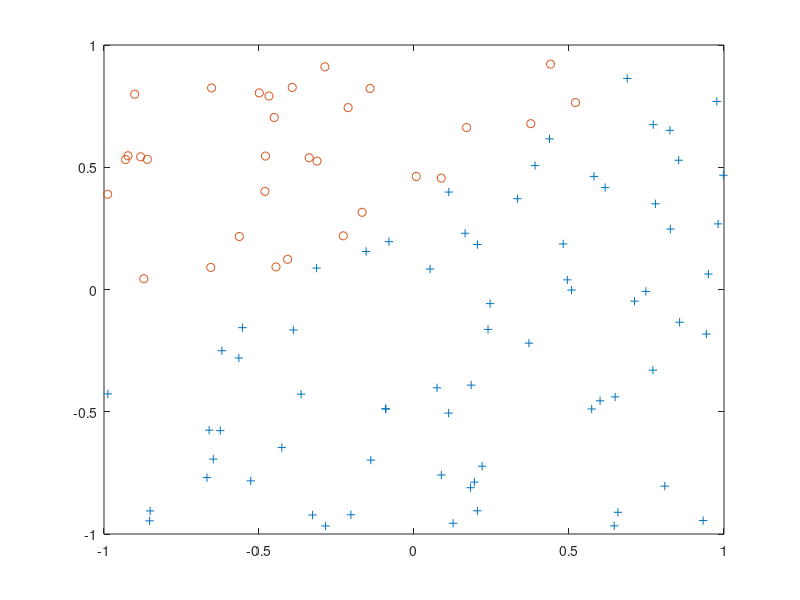

Reproduce this figure in MATLAB. (Note: this script raises an error after producing the figure.)
n = 100;
ext = 1;
incorrect = 0;
incorrectout = 0;


for runs=1:1
	% Generate the points.
	 x1 = (rand(n, 1) - 0.5)*2;
	 x2 = (rand(n, 1) - 0.5)*2;
	
	% Draw a random line in the area.
	 point = (rand(2, 1) - 0.5)*2;
	 point2 = (rand(2, 1) - 0.5)*2;
	 slope = (point2(2) - point(2)) / (point2(1) - point(1));
	 intercept = point(2) - slope * point(1);
	
	% Assign the dependent values. if y(x1, x2) > x, make it +1
	 y = (x1 * slope + intercept > x2) * 2 - 1;
     
	% Return the values.
    data = horzcat(x1, x2, y);

%% Plot

%Setting up points
        yplus = ones([0, 0]);
        yminus = ones([0, 0]);
        xplus = ones([0, 0]);
        xminus = ones([0, 0]);
        
        for a=1:n
            if x1(a) * slope + intercept > x2(a)
                xplus = [xplus; x1(a)];
                yplus = [yplus; x2(a)];
            else
                xminus = [xminus; x1(a)];
                yminus = [yminus; x2(a)];
            end
        end

% actually plotting
figure
axis([-1, 1, -1, 1])
plot (xplus, yplus, '+')
hold on
plot (xminus, yminus, 'o')
%plot (x1, x2, '*')
hold on
refline(slope,intercept)

%% Find w using Lin Reg
X = horzcat(ones([n,1]), x1, x2);

pinvX = inv(X.' * X) * X.';

w = pinvX * y;
reclass = X * w;

%% Plot reclassified points

%Setting up points
        yplus = ones([0, 0]);
        yminus = ones([0, 0]);
        xplus = ones([0, 0]);
        xminus = ones([0, 0]);
        
        %only plot points that are right st wrong pts stay blue
        for a=1:n
            if (reclass(a) > 0) &&  (y(a) > 0)
                xplus = [xplus; x1(a)];
                yplus = [yplus; x2(a)];
        
            elseif (reclass(a) < 0) &&  (y(a) < 0)
                xminus = [xminus; x1(a)];
                yminus = [yminus; x2(a)];
            else
                incorrect = incorrect + 1;
            end
            
        end

% actualyl plotting

hold on
plot (xplus, yplus, '+ g')
hold on
plot (xminus, yminus, 'o g')
%plot (x1, x2, '*')
hold on
%refline(w(2),w(3))


%% Check how correct it is (compare new classification to target)
%{
for b=1:n
    if data(b,1) * w(2) + w(1) < data(b,2) 
        if (data(b,3) < 0)    
          incorrect = incorrect + 1;
        end
        
    else
        if (data(b,3) > 0) 
          incorrect = incorrect + 1;
        end
    end
end
%}

% another way to classify pts with hypothesis
%{
    ynew = (data(:, 1) * w(3) + w(2) > x2) * 2 - 1;
    %for debugging
    check = y + ynew;
    for b=1:n
        if ynew(b) ~= data(b,3)   
            incorrect = incorrect + 1;
        end
    end
%}

%using reclass
%{
for b=1:n
        if reclass(b) ~= y(b)   
            incorrect = incorrect + 1;
        end
%}
end



%% Find Eout

% Generate the points.
	 x1out = (rand(n, 1) - 0.5)*2;
	 x2out = (rand(n, 1) - 0.5)*2;
	
     yout = (x1out * slope + intercept > x2out) * 2 - 1;
     dataout = horzcat(x1out, x2out, yout);
     
     Xout = horzcat(ones([n,1]), x1out, x2out);
     reclassout = Xout * w;
% Check fresh points on hypothesis function 	
%{
for b=1:n
    if dataout(b,1) * w(3) + w(2) < dataout(b,2) 
        if (dataout(b,3) < 0)
          incorrectout = incorrectout + 1;
        end
    else
        if (dataout(b,3) > 0) 
          incorrectout = incorrectout + 1;
        end
    end
end
%}

%using same function as plotting
for a=1:n
    if (reclassout(a) > 0) &&  (yout(a) > 0)
        continue
    elseif (reclassout(a) < 0) &&  (yout(a) < 0)
        continue
    else
        incorrectout = incorrectout + 1;
    end

end

avg = incorrect/n/runs
Eout = incorrectout/n/runs


